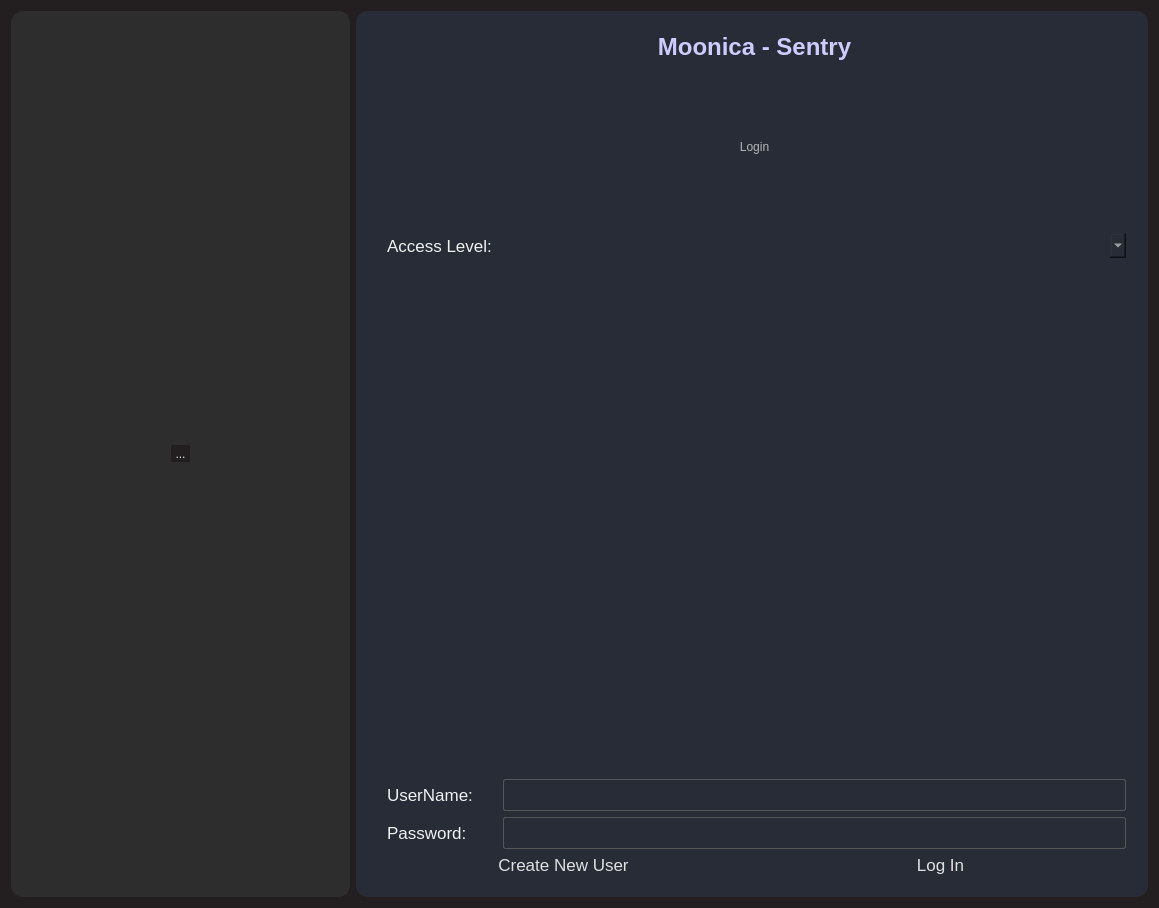
<?xml version="1.0" encoding="UTF-8"?>
<ui version="4.0">
 <class>UserAccount</class>
 <widget class="QWidget" name="UserAccount">
  <property name="geometry">
   <rect>
    <x>0</x>
    <y>0</y>
    <width>1159</width>
    <height>908</height>
   </rect>
  </property>
  <property name="windowTitle">
   <string>UserAccount</string>
  </property>
  <property name="styleSheet">
   <string notr="true">/* ------------------------------------------- */
/* ---      PROFESSIONAL DARK THEME        --- */
/* ------------------------------------------- */

/* 1. MAIN WINDOW &amp; GLOBAL DEFAULTS
   Changed the background-color here to your requested shade.
---------------------------------------------- */
QMainWindow, QWidget {
    background-color: #231f20; /* YOUR NEW, VERY DARK BACKGROUND */
    color: #E0E0E0;
    font-family: Segoe UI;
      border-radius: 12px;

}

/* 2. VIEW PANELS &amp; SEPARATOR LINES
---------------------------------------------- */
#img, #img_2, #panaroma {
    background-color: #353535;   /* This is now the lighter grey for panels */
    border: 1px solid #1E1E1E;
    border-top-color: #4A4A4A;
    border-radius: 2px;
}

QFrame {
    background-color: #2D2D2D;
}

/* 3. INTERACTIVE WIDGETS
---------------------------------------------- */
/* Push Buttons */
#pushButton_capture_button_2, #pushButton_capture_button, #stitch_button, #calibrate_button, #dlt, #dlt2, #load_img, #load_img_2 {
    background-color: #555555;
    border: 1px solid #444444;
    padding: 5px;
    border-radius: 2px;
    min-height: 20px;
}
/* CORRECTED: The space before the colon was removed for all states */
#pushButton_capture_button_2:hover, #pushButton_capture_button:hover,  #stitch_button:hover, #calibrate_button:hover, #dlt2:hover, #dlt:hover, #load_img:hover, #load_img_2:hover, #pushButton_save_panorama:hover, #pushButton_delete_panorama:hover{
    background-color: #666666; /* A standard hover highlight */
}
#pushButton_capture_button_2:pressed, #pushButton_capture_button:pressed,  #stitch_button:pressed, #calibrate_button:pressed, #dlt2:pressed, #dlt:pressed, #load_img:pressed, #load_img_2:pressed, #pushButton_save_panorama:pressed, #pushButton_delete_panorama:pressed {
    background-color: #4A4A4A;
}
#calibrate:disabled, #delete_2:disabled, #delete_3:disabled, #load_img:disabled, #load_img2:disabled {
    background-color: #404040;
    color: #6A6A6A;
    border-color: #505050;
}

/* Text Inputs */
QLineEdit, QPlainTextEdit, QTextEdit {
    background-color: #2D2D2D;
    border: 1px solid #555555;
    padding: 4px;
    border-radius: 2px;
}

/* 4. TEXT &amp; LABELS
---------------------------------------------- */
QLabel {
    background-color: transparent;
    color: #F0F0F0;
    padding-left: 5px;
}
QLabel#titleLabel {
    color: #FFFFFF;
    font-weight: bold;
}

/* 5. DATA &amp; DISPLAY WIDGETS
---------------------------------------------- */
/* Table Widgets */
QTableWidget {
    background-color: #2D2D2D;
    gridline-color: #454545;
}
QHeaderView::section {
    background-color: #454545;
    padding: 4px;
    border: 1px solid #555555;
}

/* Progress Bar */
#progressbar {
    border: 1px solid #555555;
    border-radius: 2px;
    text-align: center;
    background-color: #2D2D2D;
    color: #FFFFFF;
}
#progressbar::chunk {
    background-color: #0078d7;
    width: 20px;
}

/* 6. SCROLLBARS (VERTICAL &amp; HORIZONTAL)
---------------------------------------------- */
QScrollBar:vertical {
    border: none;
    background: #1B1B1E; /* Match new background */
    width: 12px;
    margin: 15px 0 15px 0;
}
QScrollBar:handle:vertical {
    background: #5A5A5A;
    min-height: 30px;
    border-radius: 6px;
}
QScrollBar:handle:vertical:hover {
    background: #6A6A6A;
}
QScrollBar::add-line:vertical, QScrollBar::sub-line:vertical {
    border: none;
    background: #454545;
    height: 14px;
    subcontrol-origin: margin;
}

QScrollBar:horizontal {
    border: none;
    background: #1B1B1E; /* Match new background */
    height: 12px;
    margin: 0px 15px 0px 15px;
}
QScrollBar::handle:horizontal {
    background: #5A5A5A;
    min-width: 30px;
    border-radius: 6px;
}
QScrollBar::handle:horizontal:hover {
    background: #6A6A6A;
}
QScrollBar::add-line:horizontal, QScrollBar::sub-line:horizontal {
    border: none;
    background: #454545;
    width: 14px;
    subcontrol-origin: margin;
}</string>
  </property>
  <layout class="QHBoxLayout" name="horizontalLayout" stretch="3,7">
   <item>
    <widget class="QFrame" name="frame_2">
     <property name="frameShape">
      <enum>QFrame::StyledPanel</enum>
     </property>
     <property name="frameShadow">
      <enum>QFrame::Raised</enum>
     </property>
     <layout class="QGridLayout" name="gridLayout_5">
      <item row="0" column="0">
       <widget class="QFrame" name="frame">
        <property name="font">
         <font>
          <family>Segoe UI</family>
         </font>
        </property>
        <property name="styleSheet">
         <string notr="true"/>
        </property>
        <property name="frameShape">
         <enum>QFrame::StyledPanel</enum>
        </property>
        <property name="frameShadow">
         <enum>QFrame::Raised</enum>
        </property>
        <layout class="QGridLayout" name="gridLayout">
         <item row="0" column="0">
          <widget class="QToolButton" name="toolButton_movieCctv">
           <property name="enabled">
            <bool>true</bool>
           </property>
           <property name="text">
            <string>...</string>
           </property>
           <property name="icon">
            <iconset>
             <normaloff>:/ResultViewer/Icon/Ai_Mascot.png</normaloff>:/ResultViewer/Icon/Ai_Mascot.png</iconset>
           </property>
           <property name="iconSize">
            <size>
             <width>128</width>
             <height>128</height>
            </size>
           </property>
          </widget>
         </item>
        </layout>
       </widget>
      </item>
     </layout>
    </widget>
   </item>
   <item>
    <widget class="QFrame" name="frame_3">
     <property name="styleSheet">
      <string notr="true">background-color: rgb(39, 44, 54);</string>
     </property>
     <property name="frameShape">
      <enum>QFrame::StyledPanel</enum>
     </property>
     <property name="frameShadow">
      <enum>QFrame::Raised</enum>
     </property>
     <layout class="QGridLayout" name="gridLayout_2">
      <item row="0" column="0">
       <widget class="QStackedWidget" name="stackedWidget_userPage">
        <property name="currentIndex">
         <number>0</number>
        </property>
        <widget class="QWidget" name="page">
         <layout class="QVBoxLayout" name="verticalLayout" stretch="0,2,8">
          <item>
           <widget class="QLabel" name="label_9">
            <property name="font">
             <font>
              <family>Segoe UI</family>
              <pointsize>18</pointsize>
              <weight>75</weight>
              <bold>true</bold>
             </font>
            </property>
            <property name="styleSheet">
             <string notr="true">color: rgb(204, 204, 255);</string>
            </property>
            <property name="text">
             <string>Moonica - Sentry</string>
            </property>
            <property name="alignment">
             <set>Qt::AlignCenter</set>
            </property>
           </widget>
          </item>
          <item>
           <widget class="QLabel" name="label">
            <property name="font">
             <font>
              <family>Segoe UI</family>
             </font>
            </property>
            <property name="styleSheet">
             <string notr="true">color: #B6B6B4;</string>
            </property>
            <property name="text">
             <string>Login</string>
            </property>
            <property name="alignment">
             <set>Qt::AlignCenter</set>
            </property>
           </widget>
          </item>
          <item>
           <layout class="QGridLayout" name="gridLayout_3">
            <item row="3" column="0">
             <widget class="QLabel" name="label_4">
              <property name="font">
               <font>
                <family>Segoe UI</family>
                <pointsize>13</pointsize>
               </font>
              </property>
              <property name="text">
               <string>Password:</string>
              </property>
             </widget>
            </item>
            <item row="0" column="0">
             <widget class="QLabel" name="label_3">
              <property name="font">
               <font>
                <family>Segoe UI</family>
                <pointsize>13</pointsize>
               </font>
              </property>
              <property name="text">
               <string>Access Level:</string>
              </property>
             </widget>
            </item>
            <item row="1" column="0" colspan="2">
             <widget class="QTableWidget" name="tableWidget_loginAccount">
              <property name="font">
               <font>
                <pointsize>11</pointsize>
               </font>
              </property>
             </widget>
            </item>
            <item row="3" column="1">
             <widget class="QLineEdit" name="lineEdit_loginPassword">
              <property name="font">
               <font>
                <family>Segoe UI</family>
                <pointsize>13</pointsize>
               </font>
              </property>
             </widget>
            </item>
            <item row="4" column="0" colspan="2">
             <layout class="QHBoxLayout" name="horizontalLayout_2">
              <item>
               <widget class="QPushButton" name="pushButton_createUser">
                <property name="font">
                 <font>
                  <family>Segoe UI</family>
                  <pointsize>13</pointsize>
                 </font>
                </property>
                <property name="text">
                 <string>Create New User</string>
                </property>
                <property name="icon">
                 <iconset>
                  <normaloff>:/ResultViewer/Icon/16x16/cil-user-follow.png</normaloff>:/ResultViewer/Icon/16x16/cil-user-follow.png</iconset>
                </property>
               </widget>
              </item>
              <item>
               <widget class="QPushButton" name="pushButton_logIn">
                <property name="font">
                 <font>
                  <family>Segoe UI</family>
                  <pointsize>13</pointsize>
                 </font>
                </property>
                <property name="text">
                 <string>Log In</string>
                </property>
                <property name="icon">
                 <iconset>
                  <normaloff>:/ResultViewer/Icon/16x16/cil-lock-unlocked.png</normaloff>:/ResultViewer/Icon/16x16/cil-lock-unlocked.png</iconset>
                </property>
                <property name="shortcut">
                 <string>Return</string>
                </property>
               </widget>
              </item>
             </layout>
            </item>
            <item row="0" column="1">
             <widget class="QComboBox" name="comboBox_logInAccessLevel">
              <property name="font">
               <font>
                <family>Segoe UI</family>
                <pointsize>14</pointsize>
               </font>
              </property>
             </widget>
            </item>
            <item row="2" column="0">
             <widget class="QLabel" name="label_8">
              <property name="font">
               <font>
                <family>Segoe UI</family>
                <pointsize>13</pointsize>
               </font>
              </property>
              <property name="text">
               <string>UserName:</string>
              </property>
             </widget>
            </item>
            <item row="2" column="1">
             <widget class="QLineEdit" name="lineEdit_loginUserName">
              <property name="font">
               <font>
                <family>Segoe UI</family>
                <pointsize>13</pointsize>
               </font>
              </property>
              <property name="readOnly">
               <bool>true</bool>
              </property>
             </widget>
            </item>
           </layout>
          </item>
         </layout>
        </widget>
        <widget class="QWidget" name="page_2">
         <layout class="QVBoxLayout" name="verticalLayout_2" stretch="2,8">
          <item>
           <widget class="QLabel" name="label_2">
            <property name="font">
             <font>
              <family>Segoe UI</family>
             </font>
            </property>
            <property name="text">
             <string>Create Account</string>
            </property>
            <property name="alignment">
             <set>Qt::AlignCenter</set>
            </property>
           </widget>
          </item>
          <item>
           <layout class="QGridLayout" name="gridLayout_4" rowstretch="1,1,1,0" rowminimumheight="0,0,0,0">
            <item row="1" column="2">
             <widget class="QLineEdit" name="lineEdit_createAccUserName">
              <property name="font">
               <font>
                <family>Segoe UI</family>
               </font>
              </property>
             </widget>
            </item>
            <item row="1" column="0">
             <widget class="QLabel" name="label_6">
              <property name="font">
               <font>
                <family>Segoe UI</family>
               </font>
              </property>
              <property name="text">
               <string>User Name:</string>
              </property>
             </widget>
            </item>
            <item row="2" column="2">
             <widget class="QLineEdit" name="lineEdit_createAccPassword">
              <property name="font">
               <font>
                <family>Segoe UI</family>
               </font>
              </property>
             </widget>
            </item>
            <item row="2" column="0">
             <widget class="QLabel" name="label_7">
              <property name="font">
               <font>
                <family>Segoe UI</family>
               </font>
              </property>
              <property name="text">
               <string>Password:</string>
              </property>
             </widget>
            </item>
            <item row="0" column="2">
             <widget class="QComboBox" name="comboBox_createAccAccessLevel">
              <property name="font">
               <font>
                <family>Segoe UI</family>
               </font>
              </property>
             </widget>
            </item>
            <item row="0" column="0">
             <widget class="QLabel" name="label_5">
              <property name="font">
               <font>
                <family>Segoe UI</family>
               </font>
              </property>
              <property name="text">
               <string>Access Level:</string>
              </property>
             </widget>
            </item>
            <item row="3" column="0">
             <widget class="QPushButton" name="pushButton_cancelCreateAccount">
              <property name="text">
               <string>Cancel</string>
              </property>
              <property name="icon">
               <iconset>
                <normaloff>:/ResultViewer/Icon/16x16/cil-ban.png</normaloff>:/ResultViewer/Icon/16x16/cil-ban.png</iconset>
              </property>
             </widget>
            </item>
            <item row="3" column="2">
             <widget class="QPushButton" name="pushButton_createAccount">
              <property name="text">
               <string>Create Account</string>
              </property>
              <property name="icon">
               <iconset>
                <normaloff>:/ResultViewer/Icon/16x16/cil-user-follow.png</normaloff>:/ResultViewer/Icon/16x16/cil-user-follow.png</iconset>
              </property>
             </widget>
            </item>
           </layout>
          </item>
         </layout>
        </widget>
       </widget>
      </item>
     </layout>
    </widget>
   </item>
  </layout>
 </widget>
 <layoutdefault spacing="6" margin="11"/>
 <resources>
  <include location="ResultViewer.qrc"/>
 </resources>
 <connections/>
</ui>
